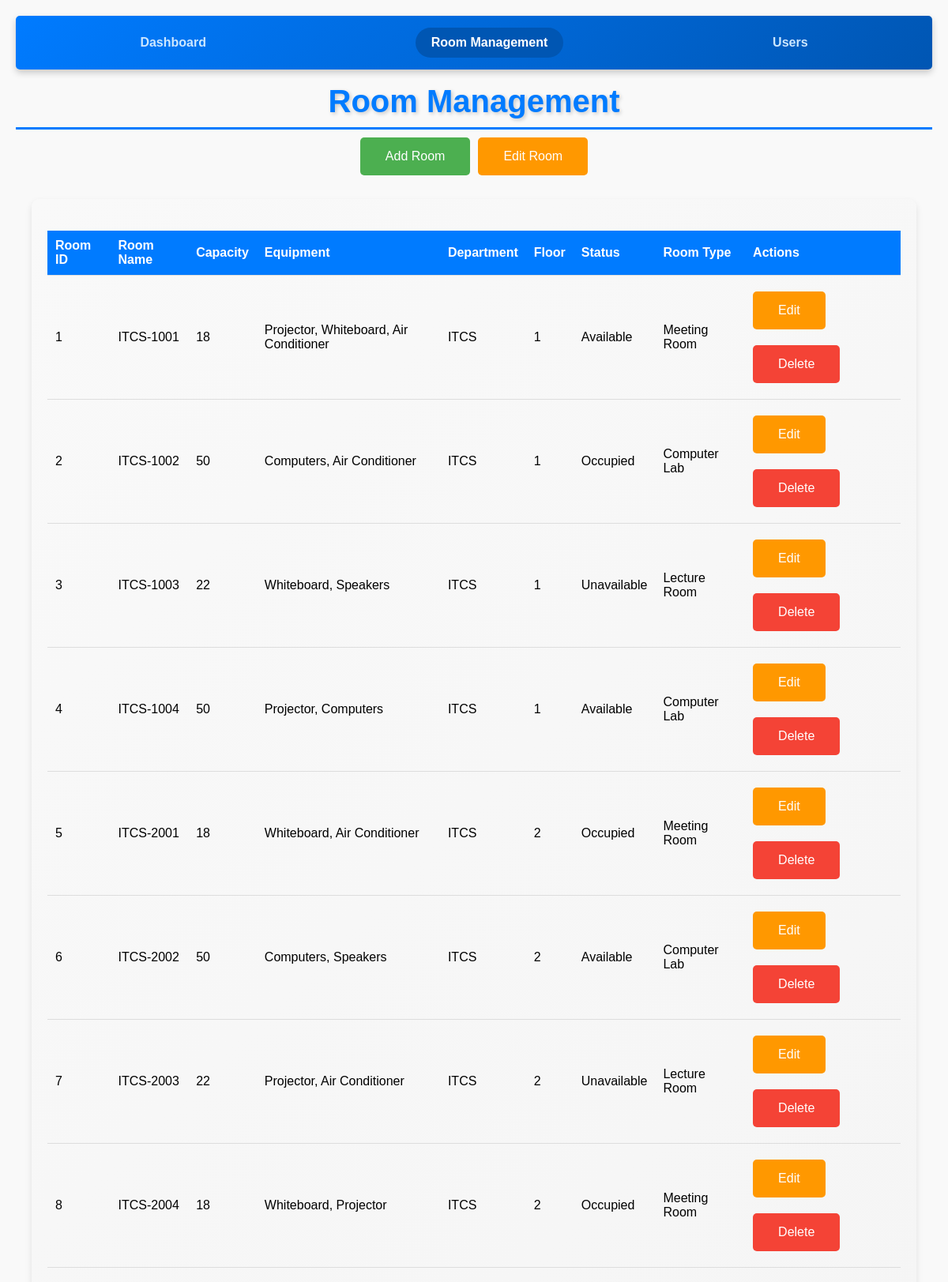
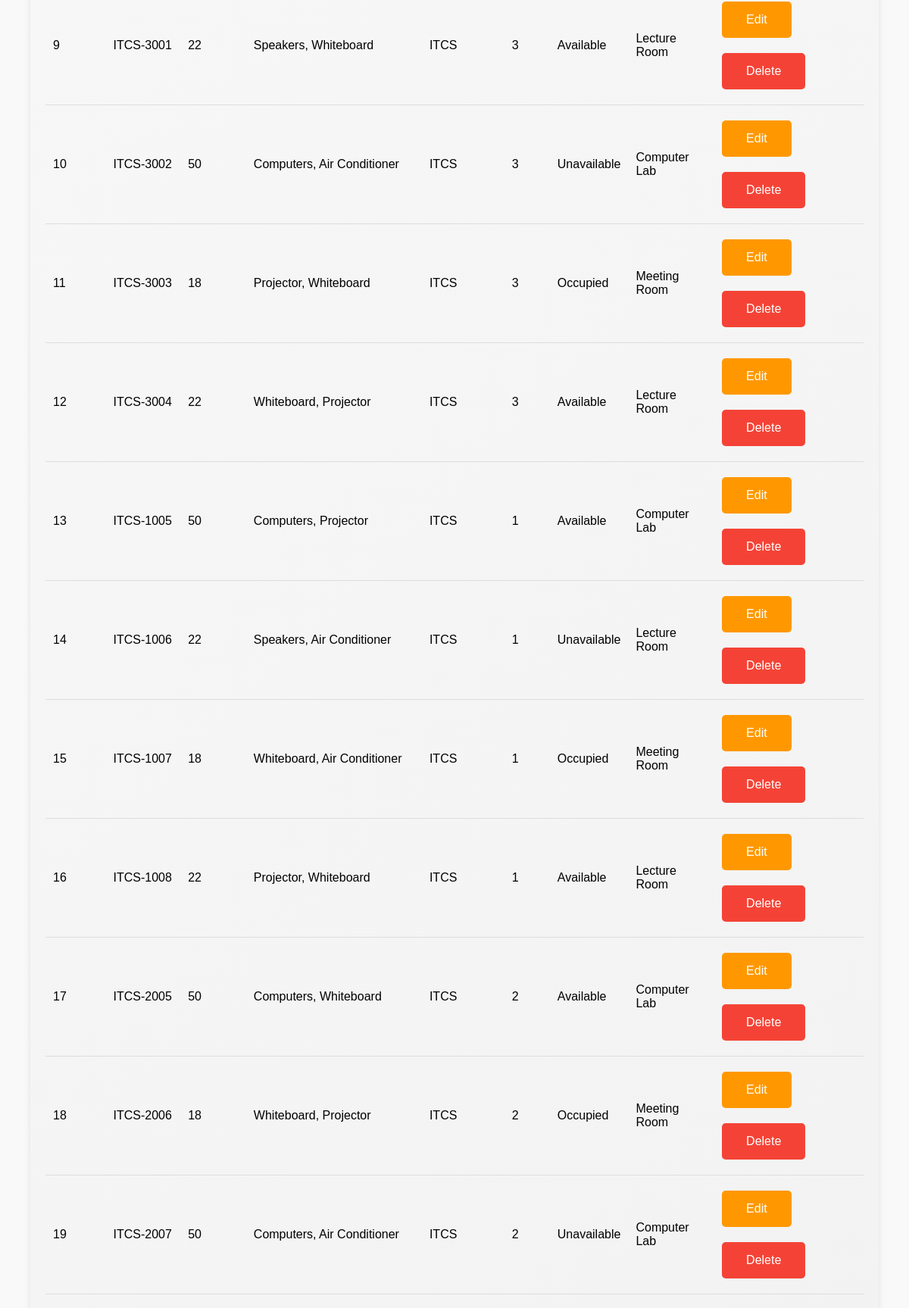
Screenshot of /Admin-Panel-Fawaz/room_management.php (upper part) with the database file from the repository (2 pictures, top to bottom).
### tables this page shows
CREATE TABLE `rooms` (
  `room_id` int(10) UNSIGNED NOT NULL,
  `room_name` varchar(255) NOT NULL,
  `capacity` int(10) UNSIGNED NOT NULL,
  `equipment` varchar(255) DEFAULT NULL,
  `room_department` varchar(255) NOT NULL,
  `room_floor` int(11) NOT NULL,
  `status` varchar(255) NOT NULL,
  `room_type` varchar(255) NOT NULL
);

### Admin-Panel-Fawaz/room_management.php (the view, shortened to what this page needs)
<?php
 $currentPage = basename($_SERVER['PHP_SELF']);
?>
<!DOCTYPE html>
<html lang="en">
<head>
    <link rel="stylesheet" href="styles.css">
</head>
<body>
    <div class="wrapper">
        <nav>
            <a href="index.php" class="<?= $currentPage == 'index.php' ? 'active' : ''; ?>">Dashboard</a>
            <a href="room_management.php" class="<?= $currentPage == 'room_management.php' ? 'active' : ''; ?>">Room
                Management</a>
            <a href="users.php" class="<?= $currentPage == 'users.php' ? 'active' : ''; ?>">Users</a>
        </nav>
        <br>
        <div class="content-wrapper">
            <section class="content-header">
                <div class="container-fluid">
                    <h1>Room Management</h1>
                </div>
            </section>
            <section class="content2">
                <div class="container-fluid2">
                    <button class="btn btn-add" onclick="openModal('add')">Add Room</button>
                    <button class="btn btn-edit" onclick="openModal('edit')">Edit Room</button>
                </div>
            </section>
            <section class="content table-section">
                <div class="container-fluid">
                    <table class="room-list">
                        <thead>
                            <tr>
                                <th>Room ID</th>
                                <th>Room Name</th>
                                <th>Capacity</th>
                                <th>Equipment</th>
                                <th>Department</th>
                                <th>Floor</th>
                                <th>Status</th>
                                <th>Room Type</th>
                                <th>Actions</th>
                            </tr>
                        </thead>
                        <tbody>
                            <?php
                            $conn = new mysqli('localhost', 'root', '', 'room_booking');
                            $sql = "SELECT * FROM rooms";
                            $result = $conn->query($sql);
                            if ($result->num_rows > 0) {
                                while ($row = $result->fetch_assoc()) {
                                    echo "<tr>";
                                    echo "<td>" . $row['room_id'] . "</td>";
                                    echo "<td>" . $row['room_name'] . "</td>";
                                    echo "<td>" . $row['capacity'] . "</td>";
                                    echo "<td>" . $row['equipment'] . "</td>";
                                    echo "<td>" . $row['room_department'] . "</td>";
                                    echo "<td>" . $row['room_floor'] . "</td>";
                                    echo "<td>" . $row['status'] . "</td>";
                                    echo "<td>" . $row['room_type'] . "</td>";
                                    echo "<td>
                                    <button class='btn btn-edit' onclick=\"openModal('edit', " . $row['room_id'] . ")\">Edit</button>
                                    <button class='btn btn-delete' onclick=\"window.location.href='delete_room.php?id=" . $row['room_id'] . "'\">Delete</button>
                                    </td>";
                                    echo "</tr>";
                                }
                            } else {
                                echo "<tr><td colspan='9'>No rooms available</td></tr>";
                            }
                            ?>
                        </tbody>
                    </table>
                </div>
            </section>
        </div>
    </div>
</body>
</html>

### Admin-Panel-Fawaz/styles.css (style rules this page uses)
body { margin: 0; padding: 20px; justify-content: center; height: 100vh; background: #f9f9f9; overflow-x: hidden; font-family: 'Arial', sans-serif; }
nav { background: linear-gradient(135deg, #007bff, #0056b3); padding: 15px; display: flex; justify-content: space-around; align-items: center; box-shadow: 0px 4px 8px rgba(0, 0, 0, 0.2); border-radius: 5px; }
nav a { color: #cce7ff; text-decoration: none; font-weight: bold; padding: 10px 20px; border-radius: 20px; transition: 0.3s; }
nav a.active { color: #fff; background: #0056b3; }
.table-section, .chart-section { margin: 20px; padding: 20px; border-radius: 10px; box-shadow: 0px 4px 8px rgba(0, 0, 0, 0.1); }
.table-section { background: linear-gradient(135deg, #f9f9f9, #e6e6e6); }
.content-header h1 { color: #007bff; text-shadow: 2px 2px 5px rgba(0, 0, 0, 0.2); font-size: 2.5rem; font-weight: bold; text-align: center; margin: 0; padding-bottom: 10px; width: 100%; border-bottom: 3px solid #007bff; }
table th { background-color: #007bff; color: white; }
table td { text-align: center; padding: 10px; border-bottom: 1px solid #ddd; }
.room-list { width: 100%; border-collapse: collapse; margin-top: 20px; }
.room-list th, .room-list td { padding: 10px; text-align: left; border-bottom: 1px solid #ddd; }
.room-list th { background-color: #007bff; color: white; }
.content2 .container-fluid2 { display: flex; justify-content: center; align-items: center; gap: 10px; }
.btn { background-color: #4CAF50; color: white; padding: 15px 32px; text-align: center; text-decoration: none; display: inline-block; font-size: 16px; margin: 10px 0; cursor: pointer; border-radius: 5px; border: none; }
.btn-edit { background-color: #FF9800; }
.btn-delete { background-color: #F44336; }

### rows the page displays
rooms: room_id "1", room_name "ITCS-1001", capacity "18", equipment "Projector, Whiteboard, Air Conditioner", room_department "ITCS", room_floor "1", status "Available", room_type "Meeting Room"
rooms: room_id "2", room_name "ITCS-1002", capacity "50", equipment "Computers, Air Conditioner", room_department "ITCS", room_floor "1", status "Occupied", room_type "Computer Lab"
rooms: room_id "3", room_name "ITCS-1003", capacity "22", equipment "Whiteboard, Speakers", room_department "ITCS", room_floor "1", status "Unavailable", room_type "Lecture Room"
rooms: room_id "4", room_name "ITCS-1004", capacity "50", equipment "Projector, Computers", room_department "ITCS", room_floor "1", status "Available", room_type "Computer Lab"
rooms: room_id "5", room_name "ITCS-2001", capacity "18", equipment "Whiteboard, Air Conditioner", room_department "ITCS", room_floor "2", status "Occupied", room_type "Meeting Room"
rooms: room_id "6", room_name "ITCS-2002", capacity "50", equipment "Computers, Speakers", room_department "ITCS", room_floor "2", status "Available", room_type "Computer Lab"
rooms: room_id "7", room_name "ITCS-2003", capacity "22", equipment "Projector, Air Conditioner", room_department "ITCS", room_floor "2", status "Unavailable", room_type "Lecture Room"
rooms: room_id "8", room_name "ITCS-2004", capacity "18", equipment "Whiteboard, Projector", room_department "ITCS", room_floor "2", status "Occupied", room_type "Meeting Room"
rooms: room_id "9", room_name "ITCS-3001", capacity "22", equipment "Speakers, Whiteboard", room_department "ITCS", room_floor "3", status "Available", room_type "Lecture Room"
rooms: room_id "10", room_name "ITCS-3002", capacity "50", equipment "Computers, Air Conditioner", room_department "ITCS", room_floor "3", status "Unavailable", room_type "Computer Lab"
rooms: room_id "11", room_name "ITCS-3003", capacity "18", equipment "Projector, Whiteboard", room_department "ITCS", room_floor "3", status "Occupied", room_type "Meeting Room"
rooms: room_id "12", room_name "ITCS-3004", capacity "22", equipment "Whiteboard, Projector", room_department "ITCS", room_floor "3", status "Available", room_type "Lecture Room"
rooms: room_id "13", room_name "ITCS-1005", capacity "50", equipment "Computers, Projector", room_department "ITCS", room_floor "1", status "Available", room_type "Computer Lab"
rooms: room_id "14", room_name "ITCS-1006", capacity "22", equipment "Speakers, Air Conditioner", room_department "ITCS", room_floor "1", status "Unavailable", room_type "Lecture Room"
rooms: room_id "15", room_name "ITCS-1007", capacity "18", equipment "Whiteboard, Air Conditioner", room_department "ITCS", room_floor "1", status "Occupied", room_type "Meeting Room"
rooms: room_id "16", room_name "ITCS-1008", capacity "22", equipment "Projector, Whiteboard", room_department "ITCS", room_floor "1", status "Available", room_type "Lecture Room"
rooms: room_id "17", room_name "ITCS-2005", capacity "50", equipment "Computers, Whiteboard", room_department "ITCS", room_floor "2", status "Available", room_type "Computer Lab"
rooms: room_id "18", room_name "ITCS-2006", capacity "18", equipment "Whiteboard, Projector", room_department "ITCS", room_floor "2", status "Occupied", room_type "Meeting Room"
rooms: room_id "19", room_name "ITCS-2007", capacity "50", equipment "Computers, Air Conditioner", room_department "ITCS", room_floor "2", status "Unavailable", room_type "Computer Lab"
